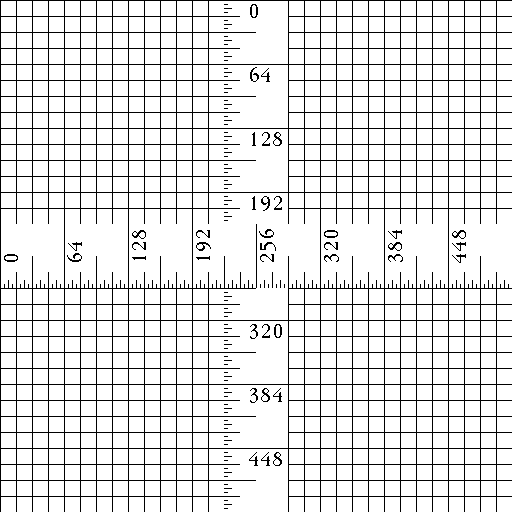
#> input picture ruler.512_2.tiff, 512 x 512 px
$ python gausian_2.py
#> lines starting #> are read from the running program, lines starting #| are printed output that depends on the picture
import cv2
import numpy as np
import matplotlib.pyplot as plt

# open the image f
f = cv2.imread('./../ruler.512_2.tiff',0)
#> f: shape (512, 512); 89% white; black in thin lines or dots

plt.figure(figsize=(5,5))
plt.imshow(f, cmap='gray')
plt.axis('off')
plt.show()

# transform the image into frequency domain, f --> F
F = np.fft.fft2(f)
Fshift = np.fft.fftshift(F)

plt.figure(figsize=(5,5))
plt.imshow(np.log1p(np.abs(F)), cmap='gray')
plt.axis('off')
plt.show()

plt.figure(figsize=(5,5))
plt.imshow(np.log1p(np.abs(Fshift)), cmap='gray')
plt.axis('off')
plt.show()
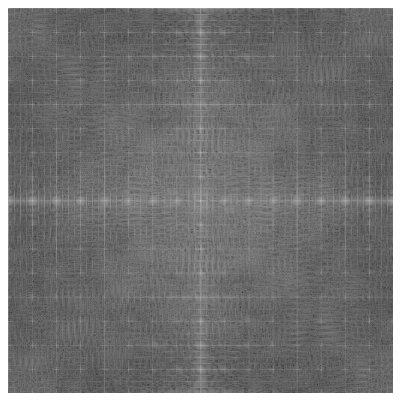
#> figure drawn by matplotlib, 1 panel

# Create Gaussin Filter: Low Pass Filter
M,N = f.shape
#> M = 512; N = 512
H = np.zeros((M,N), dtype=np.float32)
D0 = 10
for u in range(M):
    for v in range(N):
        D = np.sqrt((u-M/2)**2 + (v-N/2)**2)
        H[u,v] = np.exp(-D**2/(2*D0*D0))
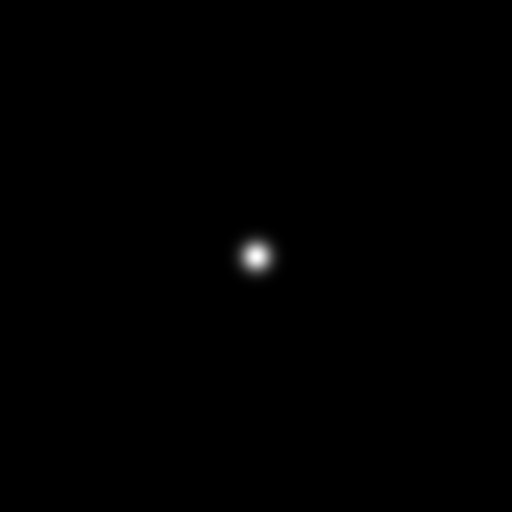
#> H: shape (512, 512) float32; min 0, max 1, mean 0.0024

plt.figure(figsize=(5,5))
plt.imshow(H, cmap='gray')
plt.axis('off')
plt.show()

# Image Filters
Gshift = Fshift * H
G = np.fft.ifftshift(Gshift)
g = np.abs(np.fft.ifft2(G))
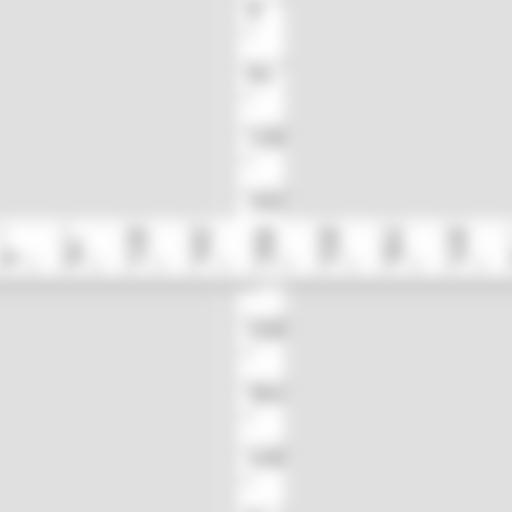
#> g: shape (512, 512) float64; min 205.2, max 254.3, mean 226.9

plt.figure(figsize=(5,5))
plt.imshow(g, cmap='gray')
plt.axis('off')
plt.show()

plt.figure(figsize=(5,5))
plt.imshow(np.log1p(np.abs(Gshift)), cmap='gray')
plt.axis('off')
plt.show()

plt.figure(figsize=(5,5))
plt.imshow(np.log1p(np.abs(G)), cmap='gray')
plt.axis('off')
plt.show()

# Gaussian: High pass filter
HPF = 1 - H

plt.figure(figsize=(5,5))
plt.imshow(HPF, cmap='gray')
plt.axis('off')
plt.show()
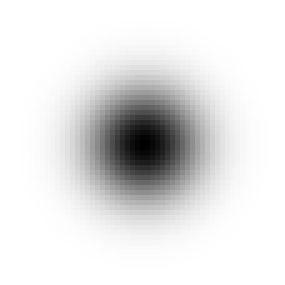
#> figure drawn by matplotlib, 1 panel

# Image Filters
Gshift = Fshift * HPF
G = np.fft.ifftshift(Gshift)
g = np.abs(np.fft.ifft2(G))
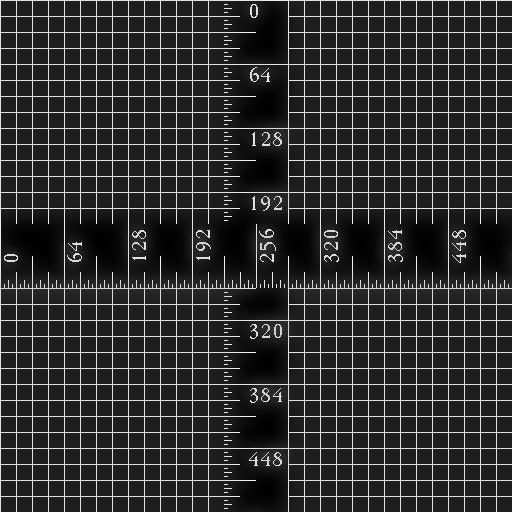
#> g: shape (512, 512) float64; min 0.72, max 246.7, mean 49.3

plt.figure(figsize=(5,5))
plt.imshow(g, cmap='gray')
plt.axis('off')
plt.show()

plt.figure(figsize=(5,5))
plt.imshow(np.log1p(np.abs(Gshift)), cmap='gray')
plt.axis('off')
plt.show()
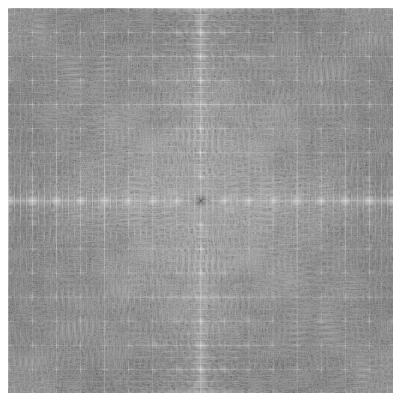
#> figure drawn by matplotlib, 1 panel

plt.figure(figsize=(5,5))
plt.imshow(np.log1p(np.abs(G)), cmap='gray')
plt.axis('off')
plt.show()
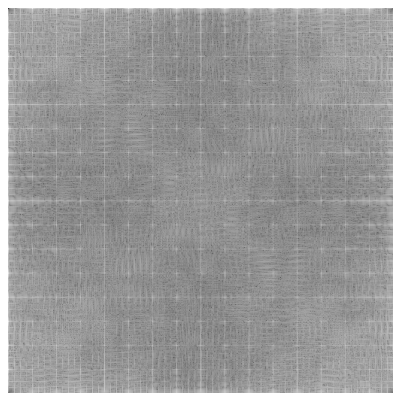
#> figure drawn by matplotlib, 1 panel
